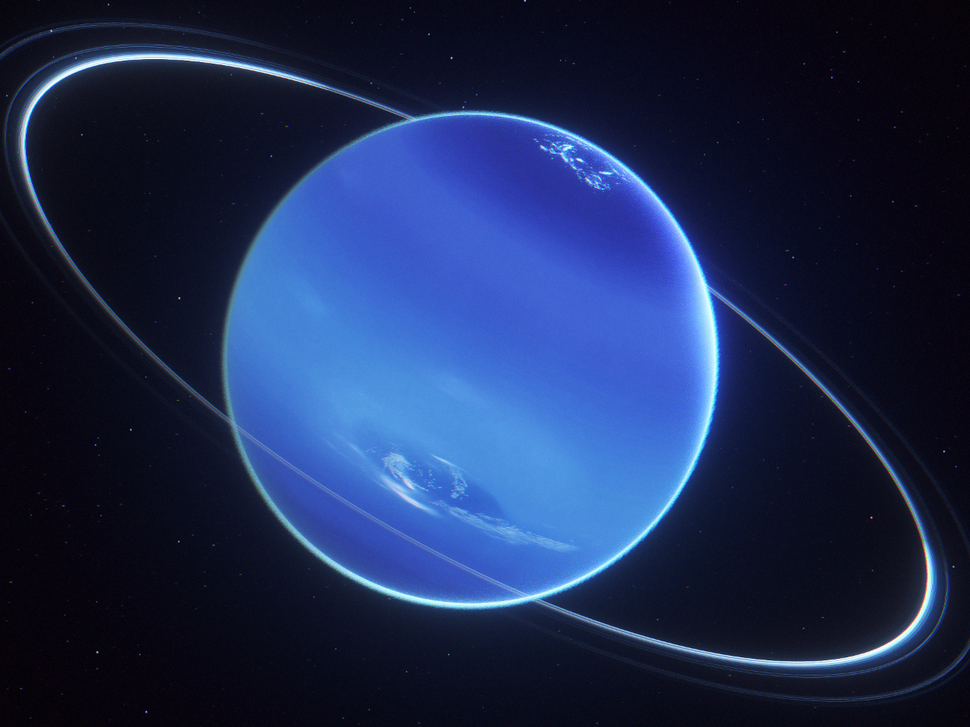
#> input picture histograma-equalizacao/saturn.png, 970 x 727 px, shrunk from 1280 x 960 before the run
$ jupyter execute Exercicio01.ipynb
#> lines starting #> are read from the running program, lines starting #| are printed output that depends on the picture
# Exercícios

1. Escolha uma imagem colorida na internet e exiba os seguintes histogramas, utilizando `plt.subplot(2, 1, x)`:
  * Dos três canais (**<font color="red">R</font>**, **<font color="green">G</font>** e **<font color="blue">B</font>**) **na mesma janela** (isto é, todas em `x = 1`);
  * Em escala de cinza utilizando um dos três métodos vistos em aulas anteriores (em `x = 2`).

Lembrando:
* **Lightness**: $$\frac{max(r, g, b) + min(r, g, b))}{2}$$
* **Average**: $$\frac{r + g + b}{3}$$
* **Luminosity**: $$0.2126 \times r + 0.7152 \times g + 0.0722 \times b$$

#### Importando bibliotecas e carregando a imagem:

[cell 1]
import numpy as np  # NumPy para operacoes numericas
from PIL import Image  # PIL para manipulacao de imagens
import matplotlib.pyplot as plt  # Matplotlib para plotagem de graficos

saturn = np.array(Image.open("saturn.png"))
#> saturn is the input picture: shape (727, 970, 4); mean R, G, B, A 29.2, 43.7, 83, 255

#### Método Lightness:

[cell 2]
def lightness(img):
    # Calculando os valores máximos e mínimos para cada canal de cor (R, G, B) ao longo do eixo 2 (canal de cor)
    max_values = np.max(img, axis=2)
#> max_values: shape (727, 970); every value is 255
    min_values = np.min(img, axis=2)
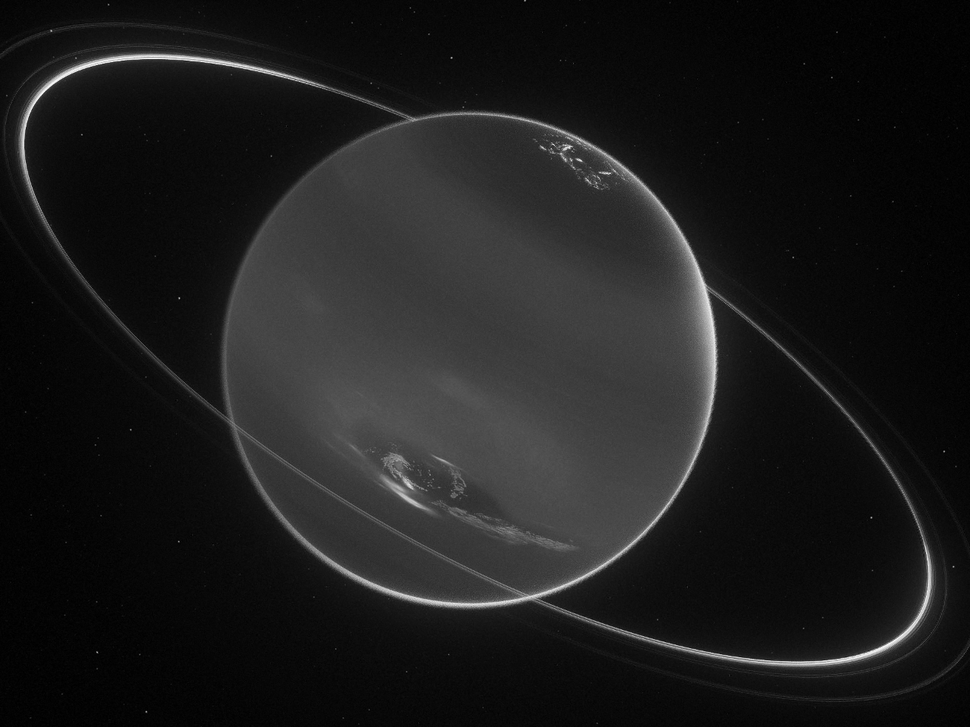
#> min_values: shape (727, 970); min 0, max 251, mean 28.4

    # A luminosidade é a média entre o valor máximo e mínimo dos canais de cor (R, G, B)
    light = ((max_values + min_values) / 2).astype(np.uint8)
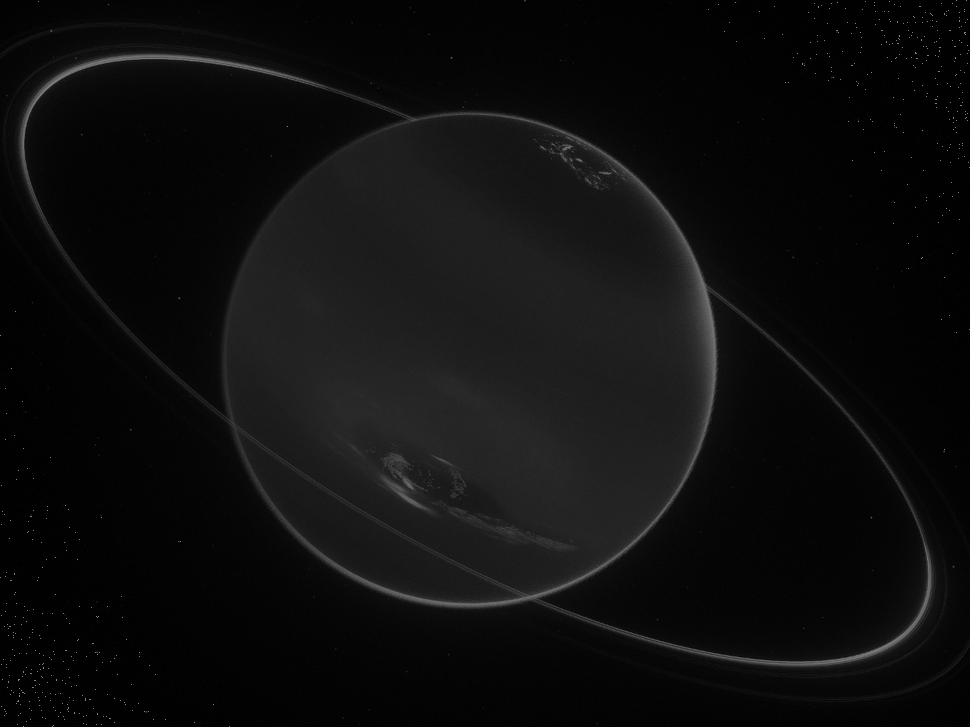
#> light: shape (727, 970); min 0, max 127, mean 13.6

    return light

#### Método Average:

[cell 3]
def average(img):
    avg = ((img[:,:,0] +
            img[:,:,1] +
            img[:,:,2])/3).astype(np.uint8)
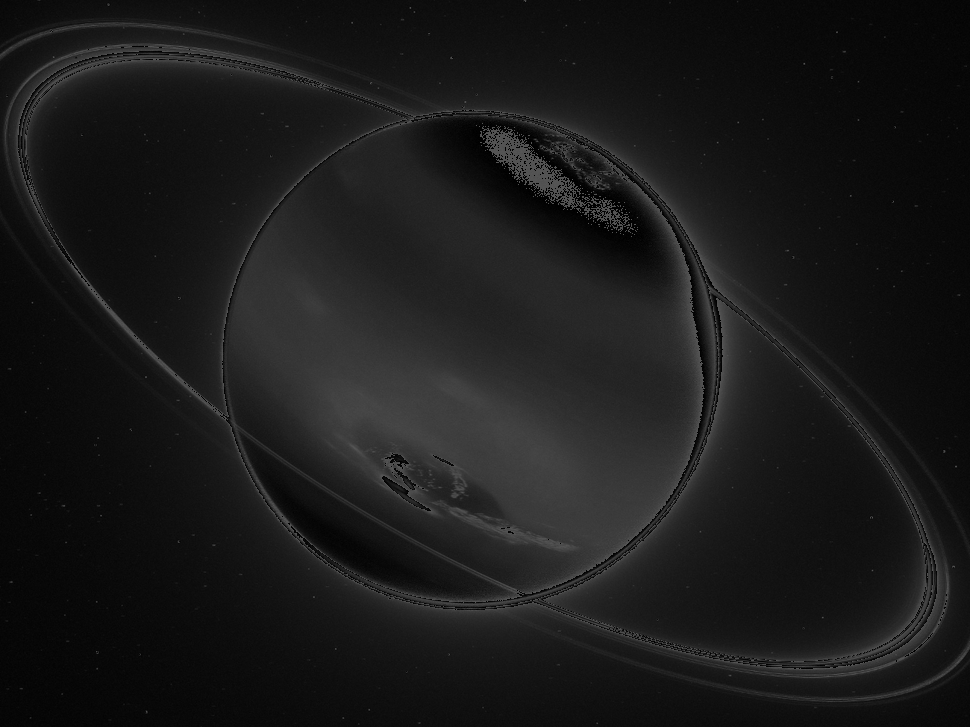
#> avg: shape (727, 970); min 0, max 85, mean 25.8

    return avg

#### Método Luminosity:

[cell 4]
def luminosity(img):
    # Aplicando a fórmula de conversão para escala de cinza em cada canal de cor (R, G, B)
    res = (img[:,:,0] * 0.2126 +
           img[:,:,1] * 0.7152 +
           img[:,:,2] * 0.0722).astype(np.uint8)
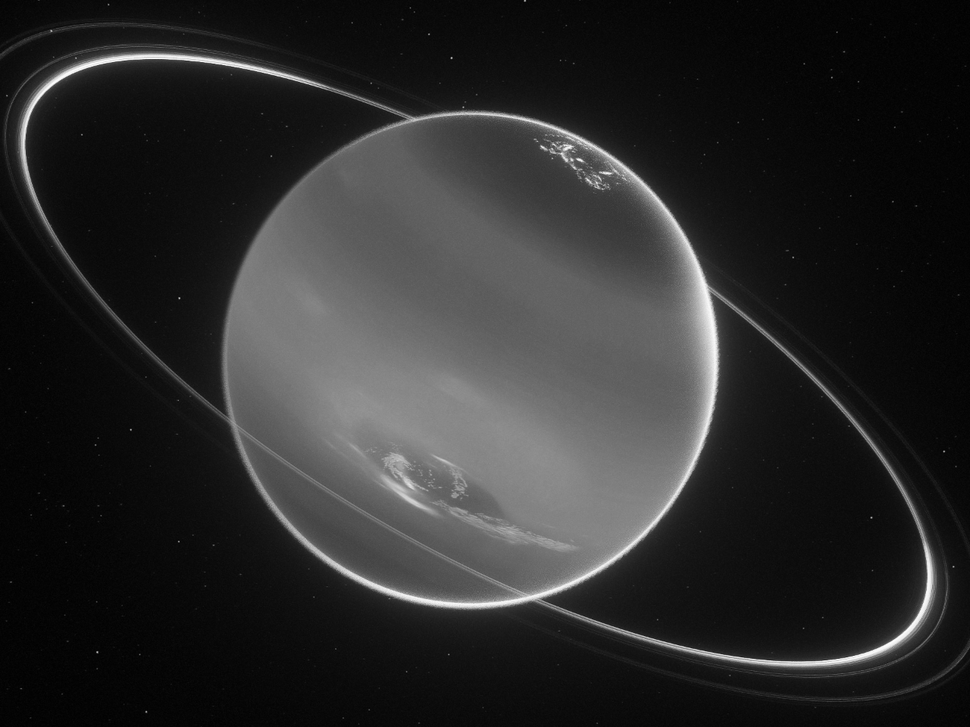
#> res: shape (727, 970); min 0, max 253, mean 42.9

    return res

#### Exibindo imagens pelos métodos greyscale:

[cell 5]
saturn_light = lightness(saturn)
saturn_avg = average(saturn)
saturn_lumin = luminosity(saturn)

plt.figure(figsize=(8,8))
plt.subplot(2,2,1)
plt.title('Lightness')
plt.imshow(saturn_light, cmap="gray")
plt.subplot(2,2,2)
plt.title('Average')
plt.imshow(saturn_avg, cmap="gray")
plt.subplot(2,2,3)
plt.title('Luminosity')
plt.imshow(saturn_lumin, cmap="gray")

### Exibindo histogramas:

[cell 6]
def histogram_gray(img):
    (l, c) = img.shape
#> l = 727; c = 970
    # Histograma com 1 linha e 256 colunas, preenchido com 0.
    histogram = np.zeros(256, dtype=np.int32)

    for i in range(l):
        for j in range(c):
            # Normalizar intensidade do pixel
            intensity = img[i, j]
            # Incrementar de 1 a quantidade de pixels no histograma,
            # utilizando a intensidade como índice.
            histogram[intensity] += 1
#> after the loop, histogram = 256 values, max 53078 at index 8, min 4 at index 246, mean 2754.6

    return histogram

def show_histogram(img_rbg, img_grey):
    histogram_r = histogram_gray(img_rbg[:, :, 0])
#> histogram_r has the same summary as histogram in histogram_gray
    histogram_g = histogram_gray(img_rbg[:, :, 1])
#> histogram_g = 256 values, max 26017 at index 12, min 93 at index 233, mean 2754.6
    histogram_b = histogram_gray(img_rbg[:, :, 2])
#> histogram_b = 256 values, max 17528 at index 27, min 0 at index 0, mean 2754.6

    plt.figure(figsize=(16,16))
    plt.subplot(2, 1, 1)
    plt.title('Histograma RGB')
    plt.bar(range(256), histogram_r, color='red')
    plt.bar(range(256), histogram_g, color='green')
    plt.bar(range(256), histogram_b, color='blue')

    histogram = histogram_gray(img_grey)
#> histogram = 256 values, max 27858 at index 12, min 0 at index 254, mean 2754.6
    plt.subplot(2, 1, 2)
    plt.title('Histograma Greyscale')
    plt.bar(range(256), histogram)


show_histogram(saturn,saturn_lumin)
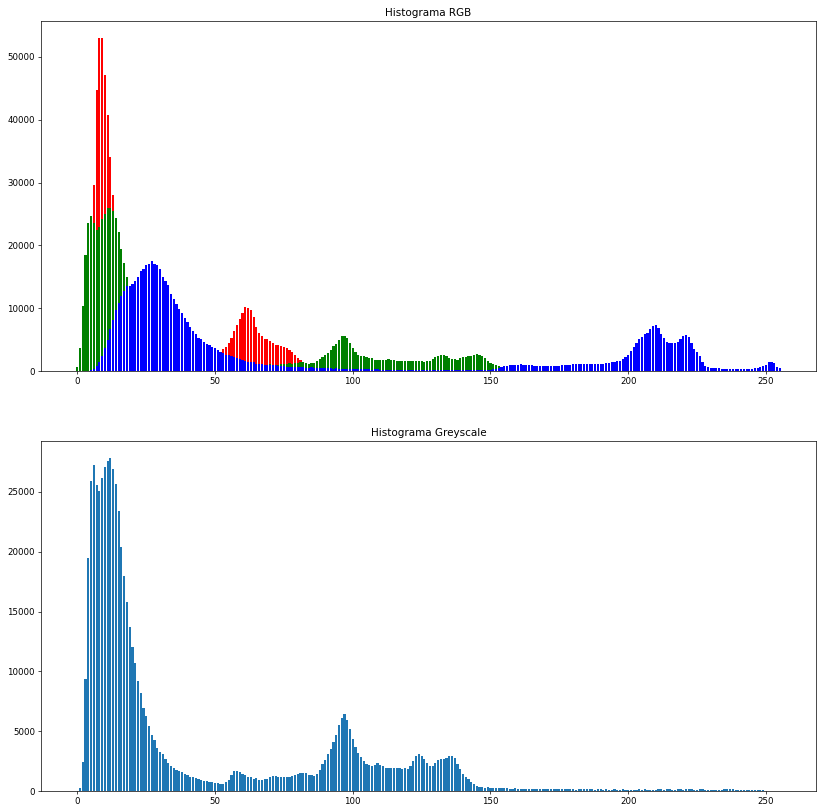
#> figure drawn by matplotlib, 2 panels; panel 1: tallest bar 53078 high, from x = 7.6 to 8.4; panel 1: tallest bar 26017 high, from x = 11.6 to 12.4; panel 1: tallest bar 17528 high, from x = 26.6 to 27.4; panel 2: tallest bar 27858 high, from x = 11.6 to 12.4

2. Escolha uma imagem em grayscale, de preferência com baixo contraste, e aplique nela uma das duas abordagens de equalização.

[cell 7]
def equaliza_tecnica1(image):
    # Calcula o histograma da imagem
    histogram, _ = np.histogram(image.flatten(), bins=256, range=(0,256))

    # Calcula a função densidade cumulativa (FDC)
    fdc = np.cumsum(histogram)
#> fdc = 256 values from 1 to 705190

    # Encontra o valor mínimo da FDC que não seja zero
    fdc_min = np.min(fdc[np.nonzero(fdc)])
#> fdc_min = 1

    # Obtém as dimensões da imagem
    M, N = image.shape
#> M = 727; N = 970

    # Aplica a técnica de equalização
    new_image = np.round((fdc[image] - fdc_min) / ((M * N) - fdc_min) * 255)
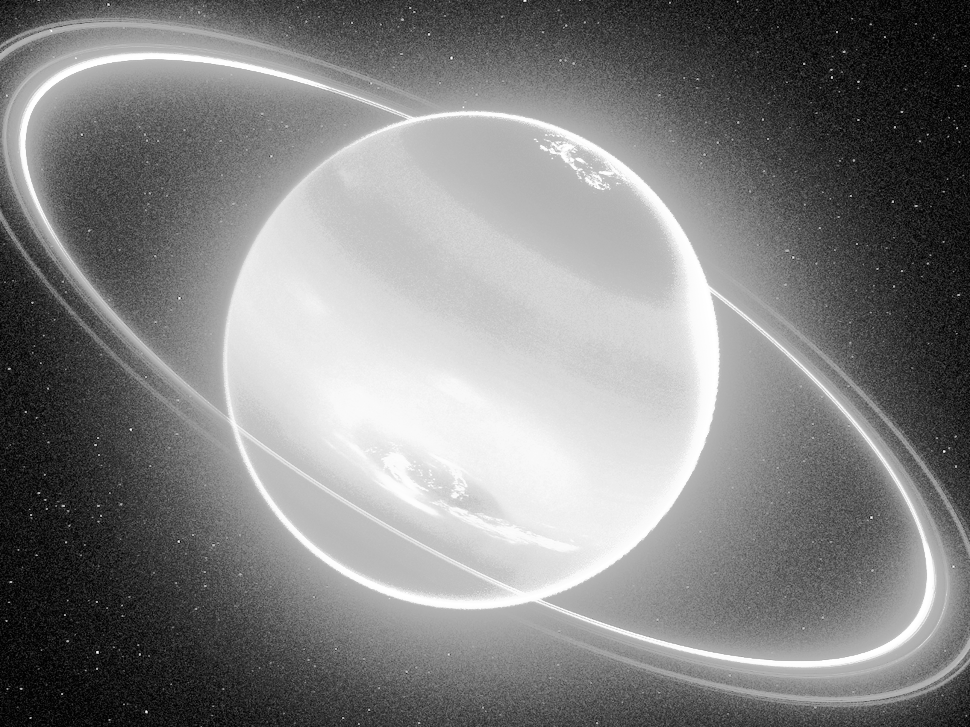
#> new_image: shape (727, 970) float64; min 0, max 255, mean 130.2

    return new_image.astype(np.uint8)

[cell 8]
saturn_eq1 = equaliza_tecnica1(saturn_lumin)

plt.figure(figsize=(8, 8))
plt.subplot(2, 1, 1)
plt.imshow(saturn_eq1, cmap='gray')
plt.title('Equalizada - técnica 1:')

[cell 9]
def equaliza_tecnica2(image):
    # Calcula o histograma da imagem
    histogram, _ = np.histogram(image.flatten(), bins=256, range=(0,256))

    # Calcula a função densidade cumulativa normalizada (FDC)
    fdc_normalized = np.cumsum(histogram) / np.sum(histogram)
#> fdc_normalized = 256 values from 1.42e-06 to 1

    # Aplica a técnica de equalização
    new_image = np.floor(255 * fdc_normalized[image])

    return new_image.astype(np.uint8)
